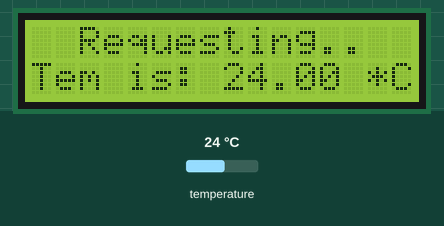
Recording of a sketch running on a simulated Arduino Uno, built with avr-gcc and run on an emulated ATmega328P. Parts: 16×2 character LCD. The test bench sets the inputs (shaded band); at power-on: temperature 24 °C.

Above: at 1.2 s.
1.3 s: temperature set to 12 °C
At 3.7 s:
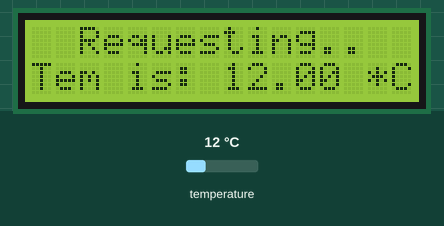
4.1 s: temperature set to 19 °C
At 5.3 s:
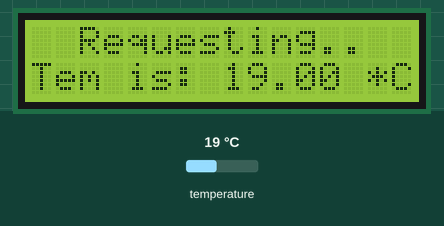
6.6 s: temperature set to 28 °C
At 8.5 s:
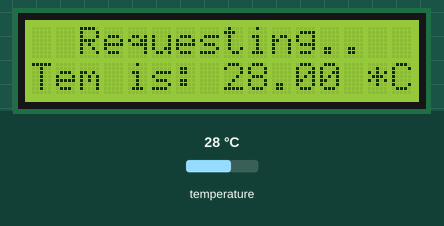
Timing chart, 0 to 10.0 s (numbered marks = the images above; inputs shaded):
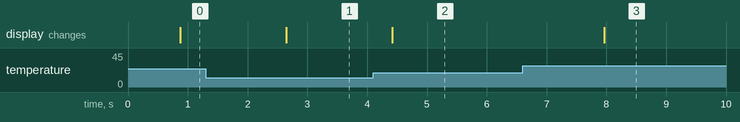

Measured:
- after the input at 1.3 s, the display: changes after 1.3 s (image 1)
- after the input at 4.1 s, the display: changes after 0.32 s (image 2)
- after the input at 6.6 s, the display: changes after 1.4 s (image 3)

The sketch:

Project_-_Smart_Water_Temperature_Meter.ino
```cpp
#include <Wire.h>
#include <LiquidCrystal_I2C.h>
LiquidCrystal_I2C lcd(0x27, 16, 2);

#include <OneWire.h>
#include <DallasTemperature.h>
#define ONE_WIRE_BUS 2 //กำหนดขาที่จะเชื่อมต่อ Sensor
OneWire oneWire(ONE_WIRE_BUS);
DallasTemperature sensors(&oneWire);

void setup(void) {
Serial.begin(9600);
sensors.begin();
lcd.begin();
lcd.backlight();
lcd.setCursor(2, 0);
lcd.print("Requesting..");
lcd.setCursor(0, 1);
lcd.print("Tem is: ");
}

void loop() {
sensors.requestTemperatures(); //อ่านข้อมูลจาก library
lcd.setCursor(8, 1);
lcd.print(sensors.getTempCByIndex(0)); // แสดงค่า อูณหภูมิ
lcd.print(" *C");
lcd.setCursor(14, 1);
delay(1000);

//Serial.print("Temperature is: ");
//Serial.print(sensors.getTempCByIndex(0)); // แสดงค่า อุณหภูมิ
//Serial.println(" *C");

}
```
